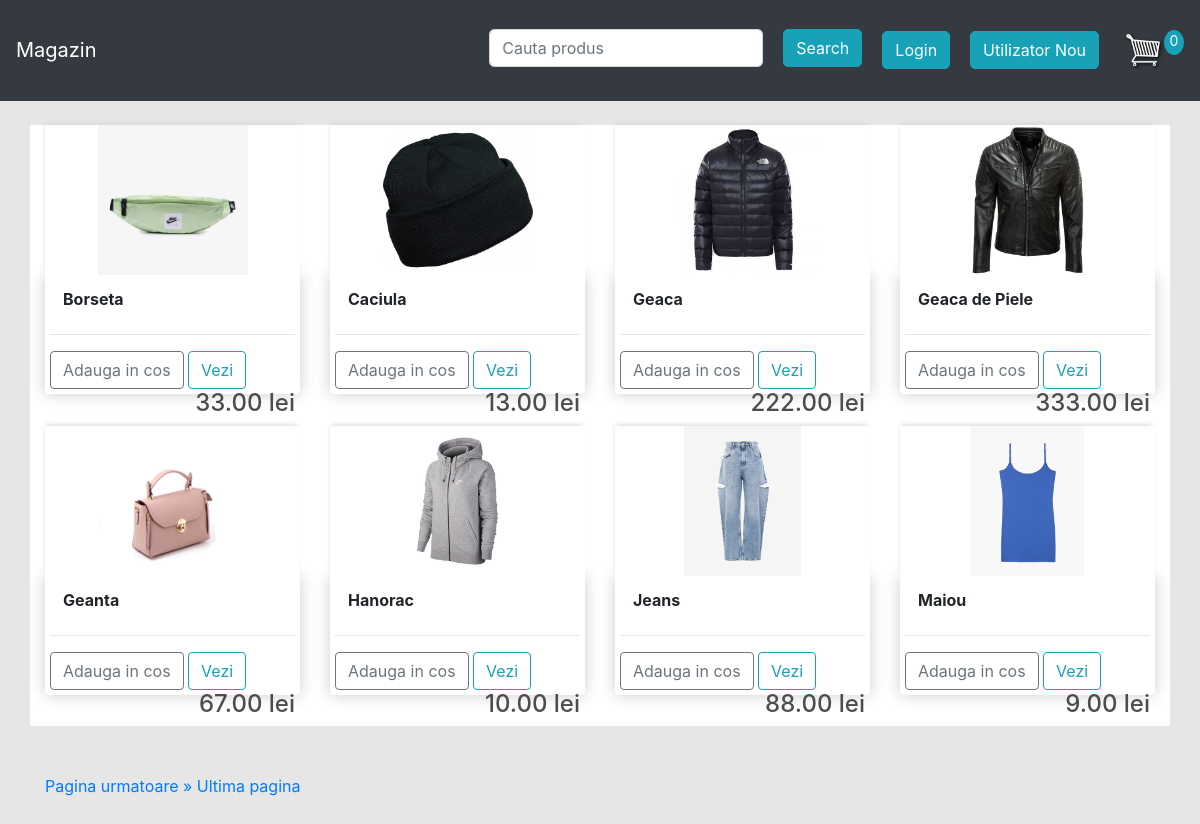
The page / on the database its author committed.
### magazin/models.py (models this page shows, shortened)
class Produs(models.Model):
	name = models.CharField(max_length=200, null=True)
	price = models.FloatField()
	imagine = models.ImageField(null=True, blank=True)

### magazin/views.py (the view)
# urls.py: path('', views.magazin, name='magazin'),
def magazin(request):
	if request.user.is_authenticated:
		client = request.user.client
		comanda, created = Comanda.objects.get_or_create(client=client, complet=False)
		produse = comanda.comandaprodus_set.all()
		cosProduse = comanda.get_cart_items
	else:
		produse=[]
		comanda = {'get_cart_total': 0, 'get_cart_items': 0}
		cosProduse = comanda['get_cart_items']
	p = Paginator(Produs.objects.all().order_by('name'), 8)
	page = request.GET.get('page')
	produse_paginate = p.get_page(page)
	contain = {'produse_paginate': produse_paginate, 'cosProduse': cosProduse}
	return render(request, 'magazin/magazin.html', contain)

### magazin/templates/magazin/magazin.html (shortened to what this page needs)
{% extends 'magazin/main.html' %}
{% load static %}
{% block content %}
<div class="row">
    {% for produs in produse_paginate %}
    <div class="col-lg-3" style=" background-color: #fff;">
        <a href="{% url 'vezi' produs.id %}" >
        <img class="thumbnail" src="{{produs.imagine.url}}"  style="object-fit: cover; object-fit: contain; background-color: #fff;">
        </a>
            <div class="box-element product" style="background-color: #fff;">
            <a class="btn" href="{% url 'vezi' produs.id %}"><strong>{{produs.name}}</strong></a>
            <hr>
            <button data-product="{{produs.id}}" data-action="add" class="btn btn-outline-secondary add-btn update-cart">Adauga in cos</button>
            <a  class="btn btn-outline-info" href="{% url 'vezi' produs.id %}">Vezi</a>
            <h4 style="display: inline-block; float: right">{{produs.price|floatformat:2}} lei</h4>
        </div>
    </div>
    {% endfor %}
</div>
    <br/> </br/>
{% if produse_paginate.has_next %}
<a href="?page={{ produse_paginate.next_page_number }}">  Pagina urmatoare  </a>
<a href="?page={{ produse_paginate.paginator.num_pages }}">&raquo   Ultima pagina  </a>
{% endif %}
{% endblock content %}

### static/css/main.css (style rules this page uses)
body { background-color: hsl(0, 0%, 90%); padding-bottom: 5%; }
h1,h2,h3,h4,h5,h6 { color:hsl(0, 0%, 30%); }
.box-element { box-shadow:hsl(0, 0%, 80%) 0 0 16px; background-color: #fff; border-radius: 4px; padding: 5px; }
.thumbnail { width: 100%; height: 150px; -webkit-box-shadow: -1px -3px 5px -2px rgba(214,214,214,1); -moz-box-shadow: -1px -3px 5px -2px rgba(214,214,214,1); box-shadow: -1px -3px 5px -2px rgba(214,214,214,1); }
.product { border-radius: 0 0 4px 4px; }
.btn { border-radius: 3; }

### rows shown on the page
Produs: imagine (picture), name "Borseta", price "33.00"
Produs: imagine (picture), name "Caciula", price "13.00"
Produs: imagine (picture), name "Geaca", price "222.00"
Produs: imagine (picture), name "Geaca de Piele", price "333.00"
Produs: imagine (picture), name "Geanta", price "67.00"
Produs: imagine (picture), name "Hanorac", price "10.00"
Produs: imagine (picture), name "Jeans", price "88.00"
Produs: imagine (picture), name "Maiou", price "9.00"

### other values the page prints
{{ cosProduse }} "0"
